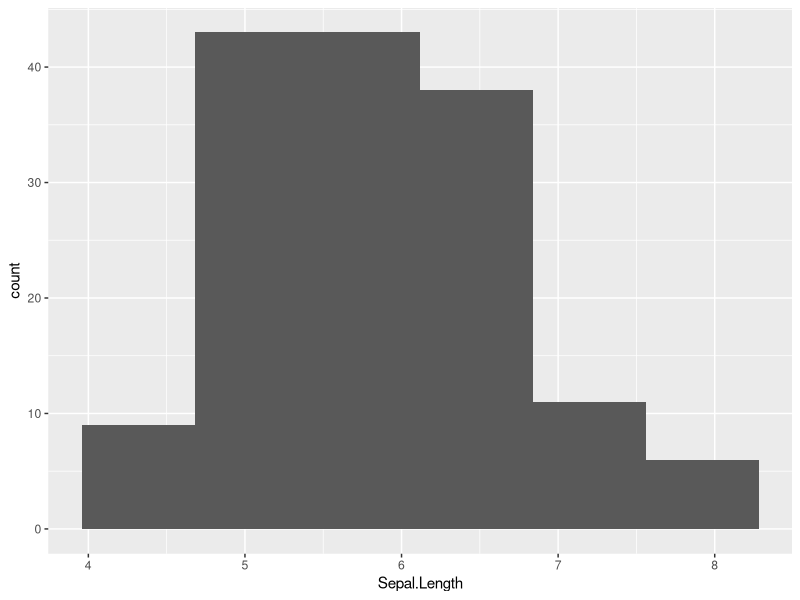
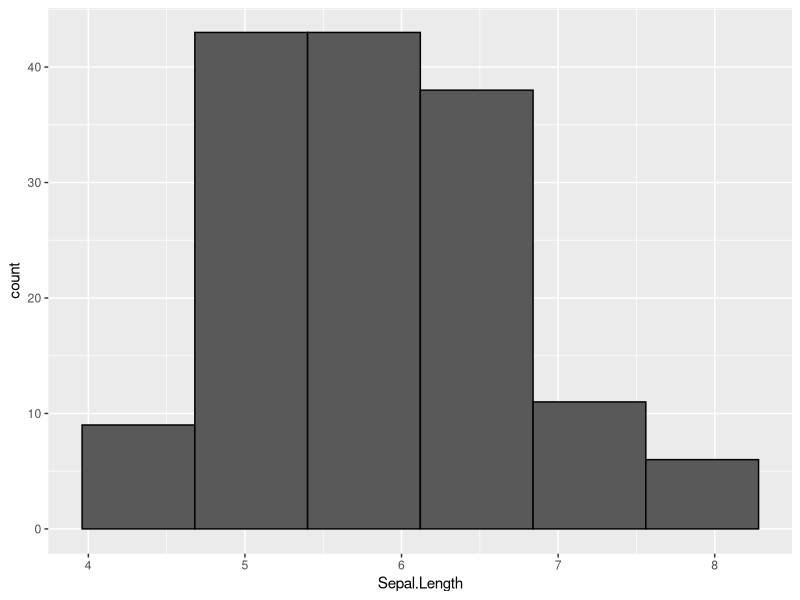
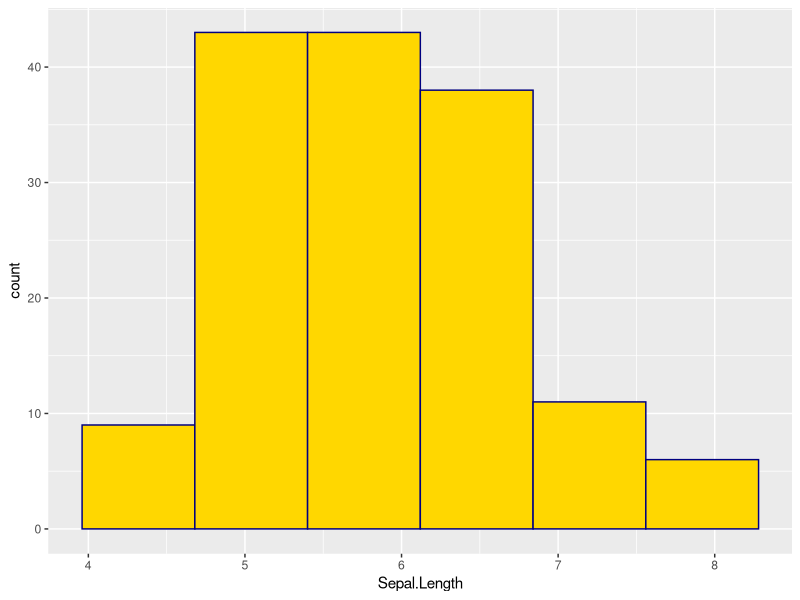
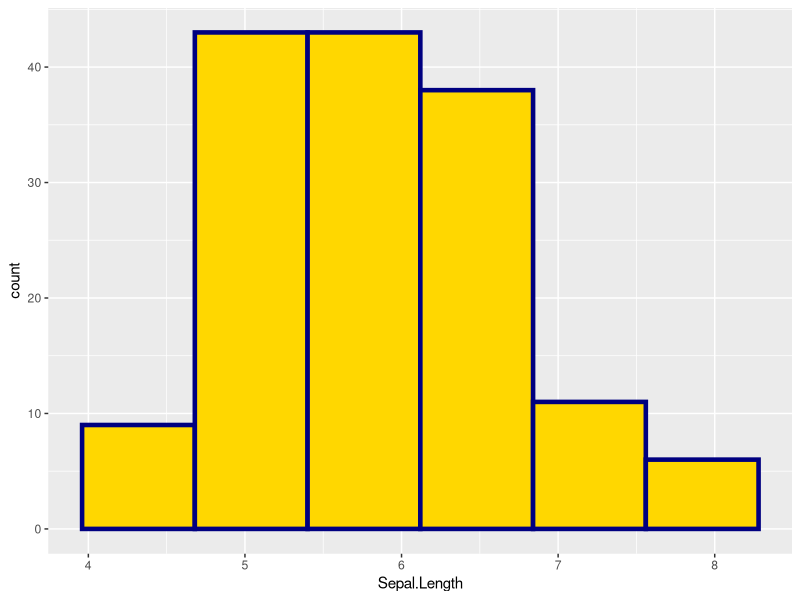
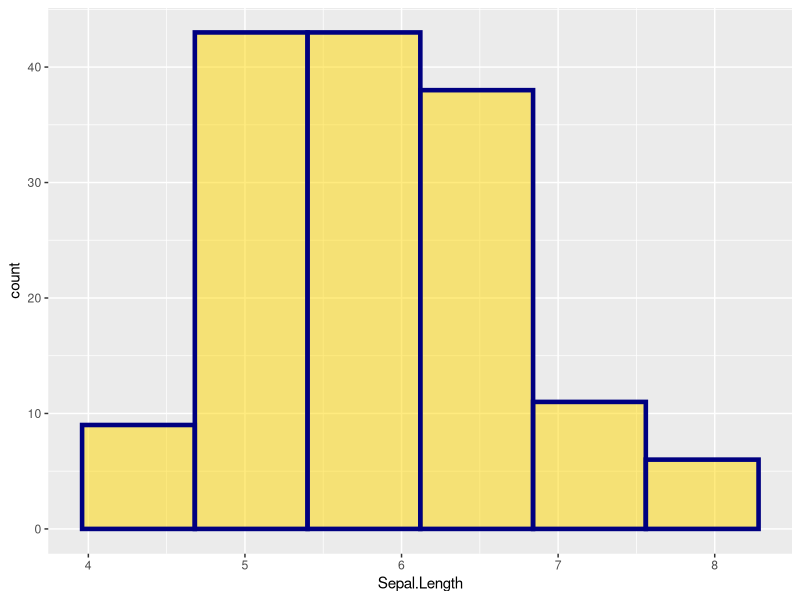
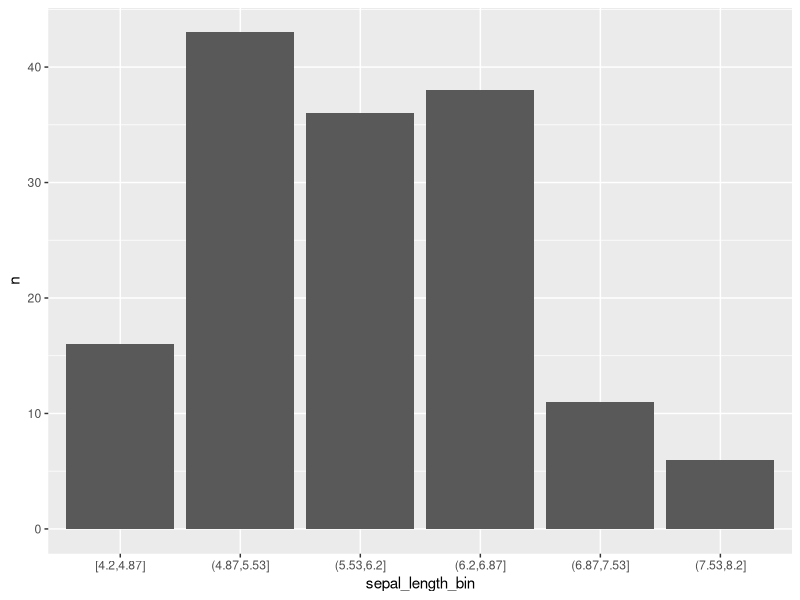
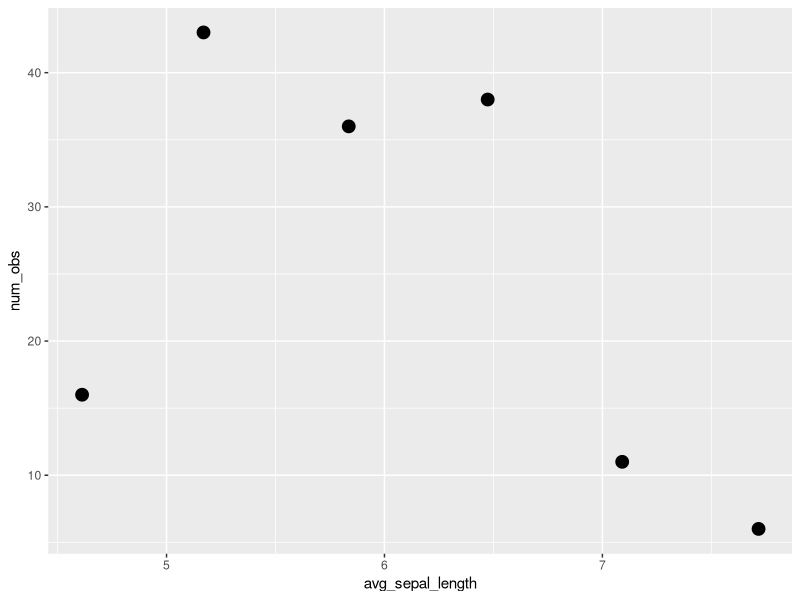
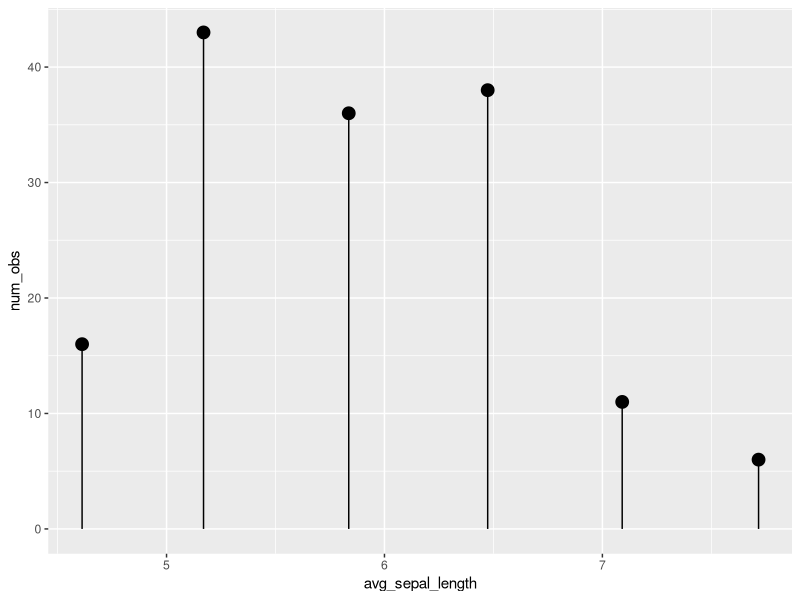

R code for these plots, in order:
## ---- chunk 1
knitr::opts_chunk$set(echo = TRUE)
## ---- chunk 2
library(dplyr)
library(ggplot2)
## ---- chunk 3
iris %>% ggplot(mapping = aes(x = Sepal.Length)) + 
  geom_histogram(bins = 6)
## ---- chunk 4
### your code here
iris %>% ggplot(mapping = aes(x = Sepal.Length)) + 
  geom_histogram(bins = 6, color = 'black')
## ---- chunk 5
### your code here
iris %>% ggplot(mapping = aes(x = Sepal.Length)) + 
  geom_histogram(bins = 6, color = 'navyblue', fill = 'gold')
## ---- chunk 6
iris %>% ggplot(mapping = aes(x = Sepal.Length)) + 
  geom_histogram(bins = 6, size = 1.55, color = 'navyblue', fill = 'gold')
## ---- chunk 7
iris %>% ggplot(mapping = aes(x = Sepal.Length)) + 
  geom_histogram(bins = 6, size = 1.55, color = 'navyblue', fill = 'gold', alpha = 0.5)
## ---- chunk 8
num_breaks <- 7
## ---- chunk 9
lower_bound <- 4.2

upper_bound <- 8.2

hist_breaks <- seq(from = lower_bound, to = upper_bound, length.out = num_breaks)

## ---- chunk 10

x_dbl <- 0:11 ### create vector 0 to 11
  
x_factor <- cut(x_dbl, breaks = c(0, 5, 11)) ### set the breaks argument

class(x_factor)

x_factor
## ---- chunk 11
x_factor_2 <- cut(x_dbl, breaks = c(0, 5, 11), include.lowest = TRUE) ### set the breaks and add the new argument

x_factor_2
## ---- chunk 12
my_iris <- iris %>% 
  mutate(sepal_length_bin = cut(iris$Sepal.Length, breaks = hist_breaks, include.lowest = TRUE))

## ---- chunk 13
select(my_iris, 'sepal_length_bin') %>% summary()
## ---- chunk 14
levels(my_iris$sepal_length_bin)
## ---- chunk 15
unique(my_iris$sepal_length_bin)
## ---- chunk 16
### your code here
my_iris %>% count(sepal_length_bin)
## ---- chunk 17
### complete the ggplot call below
my_iris %>% 
  count(sepal_length_bin) %>% 
  ggplot(mapping = aes(x = sepal_length_bin, y = n)) +
  geom_bar(stat = "identity")

  #n() function returns the number observations of the current group


## ---- chunk 18
my_iris %>% 
  group_by(sepal_length_bin) #grouping doesn't change how data looks
## ---- chunk 19
my_iris %>% 
  group_by(sepal_length_bin) %>% 
  summarise( num_obs = n())
## ---- chunk 20
iris_group <- my_iris %>% 
  group_by(sepal_length_bin) %>% 
  summarise(num_obs = n(),
            avg_sepal_length = mean(Sepal.Length),
            min_sepal_length = min(Sepal.Length),
            max_sepal_length = max(Sepal.Length))

iris_group
## ---- chunk 21
iris_group %>% 
  ggplot(mapping = aes(x = avg_sepal_length)) +
  geom_point(mapping = aes(y = num_obs),
             size = 4)
## ---- chunk 22
iris_group %>% 
  ggplot(mapping = aes(x = avg_sepal_length)) +
  geom_linerange(mapping = aes(ymin = 0,
                               ymax = num_obs)) +
  geom_point(mapping = aes(y = num_obs),
             size = 4)
## ---- chunk 23
iris_group %>% 
  ggplot(mapping = aes(x = avg_sepal_length)) +
  geom_freqpoly(data = my_iris,
                mapping = aes(x =Sepal.Length),
                bins = 6, color = "red", size = 1.15) +
  geom_linerange(mapping = aes(ymin = 0,
                               ymax = num_obs)) +
  geom_point(mapping = aes(y = num_obs),
             size = 4)
## ---- chunk 24
### your code here
## ---- chunk 25
### your code here
## ---- chunk 26
### your code here
## ---- chunk 27
### your code here
## ---- chunk 28
### your code here
## ---- chunk 29
### your code here
